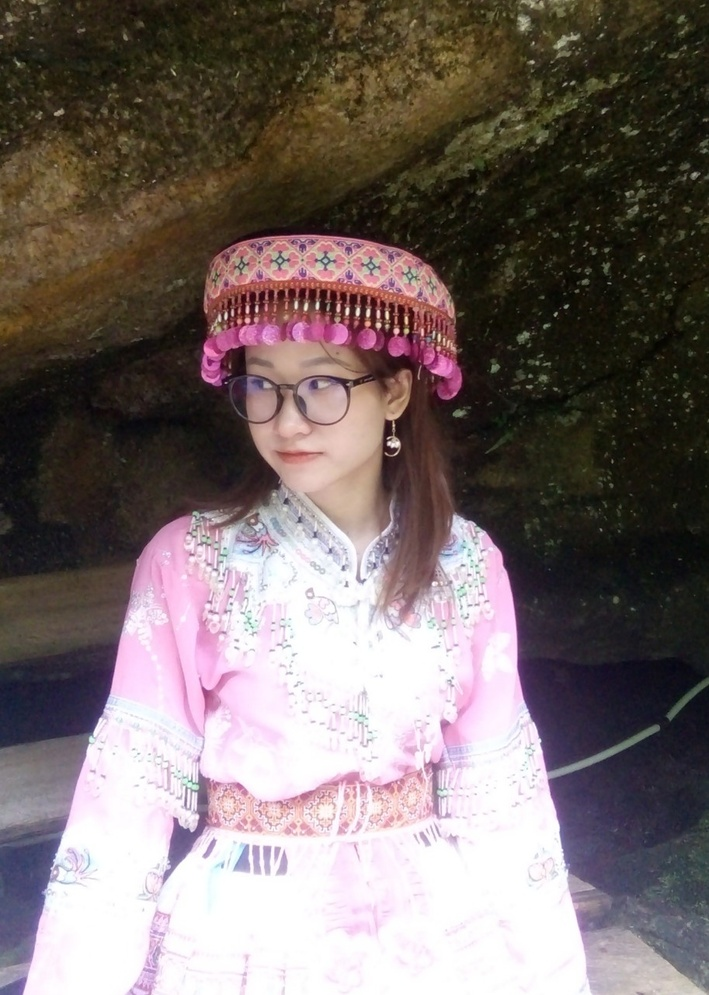
#> input picture Toan_tu_tren_diem_anh/anh1.jpg, 709 x 995 px, shrunk from 913 x 1280 before the run
$ python trichchonbit.py
#> lines starting #> are read from the running program, lines starting #| are printed output that depends on the picture; after the words box and inside, x2 and y2 are one past the last pixel; in counts of white or black regions, pixels touching at a corner belong together
import numpy as np
import cv2
import matplotlib.pyplot as plt

plt.rcParams['font.size'] = 10
img = cv2.imread('anh1.jpg',0)
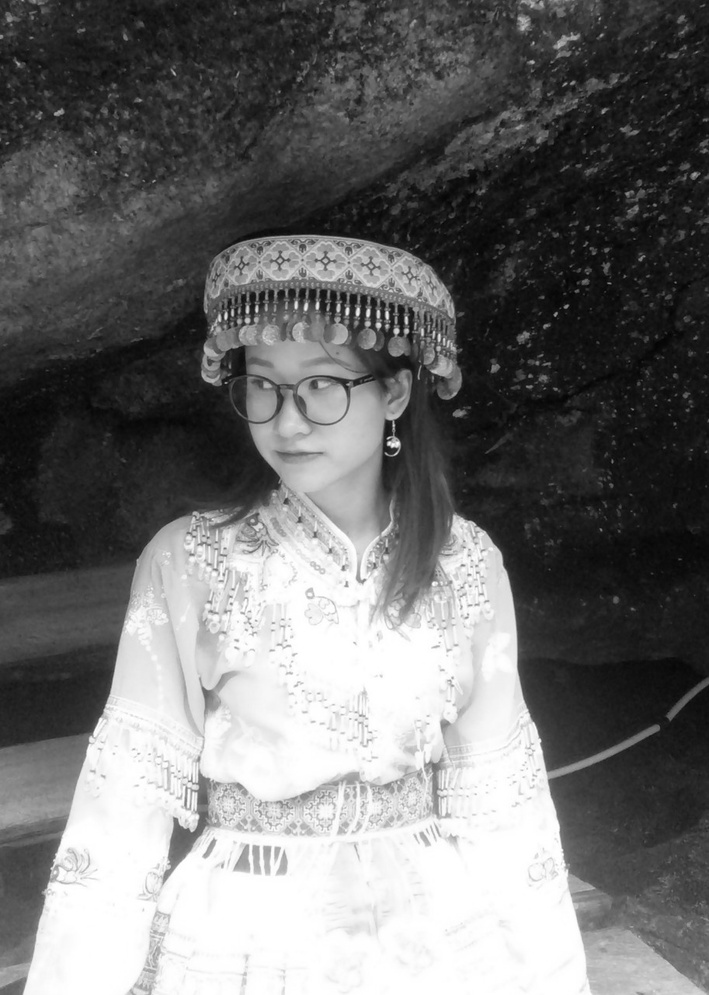
#> img: shape (995, 709); min 0, max 255, mean 111.1

#Khởi tạo danh sách
lst = []
for i in range(img.shape[0]):
    for j in range(img.shape[1]):
        lst.append(np.binary_repr(img[i][j],width=8)) # width số bit
#> after the loop, lst = 705455 items
# Đã có 1 danh sách chứa chuỗi các bit
# Để tạo ra các mặt phẳng bit chúng ta lặp qua các phần tử chuỗi các bit
# Rút trích nó là lưu vào từng danh sách (mỗi danh sách là mặt phẳng bit)

#Rút trích thành mặt phẳng bit thứ 8
#Khởi tạo danh sách mặt phẳng bit
mp_bit_8 =[]
for i in lst:
    mp_bit_8.append(int(i[0]))
#> this loop made 705455 passes
#> i on passes 1 to 3: '00100111', '00101100', '00101110'
#> after the loop, mp_bit_8 = 705455 items

#Rút trích thành mặt phẳng bit thứ 7
mp_bit_7 =[]
for i in lst:
    mp_bit_7.append(int(i[1]))
#> after the loop, mp_bit_7 = 705455 items

#Rút trích thành mặt phẳng bit thứ 6
mp_bit_6 =[]
for i in lst:
    mp_bit_6.append(int(i[2]))
#> after the loop, mp_bit_6 = 705455 items

#Rút trích thành mặt phẳng bit thứ 5
mp_bit_5 =[]
for i in lst:
    mp_bit_5.append(int(i[3]))
#> after the loop, mp_bit_5 = 705455 items

#Rút trích thành mặt phẳng bit thứ 4
mp_bit_4 =[]
for i in lst:
    mp_bit_4.append(int(i[4]))
#> after the loop, mp_bit_4 = 705455 items

#Rút trích thành mặt phẳng bit thứ 3
mp_bit_3 =[]
for i in lst:
    mp_bit_3.append(int(i[5]))
#> after the loop, mp_bit_3 = 705455 items

#Rút trích thành mặt phẳng bit thứ 2
mp_bit_2 =[]
for i in lst:
    mp_bit_2.append(int(i[6]))
#> after the loop, mp_bit_2 = 705455 items

#Rút trích thành mặt phẳng bit thứ 1
mp_bit_1 =[]
for i in lst:
    mp_bit_1.append(int(i[7]))
#> after the loop, mp_bit_1 = 705455 items

# Tái tạo ảnh
# Nhân từng phần tử với 2^(n-1) để có ảnh tái tạo tương ứng với mỗi mặt phẳng bit
# n là bit thứ n
image_bit_8 = (np.array(mp_bit_8,dtype='uint8')*128).reshape(img.shape[0],img.shape[1])
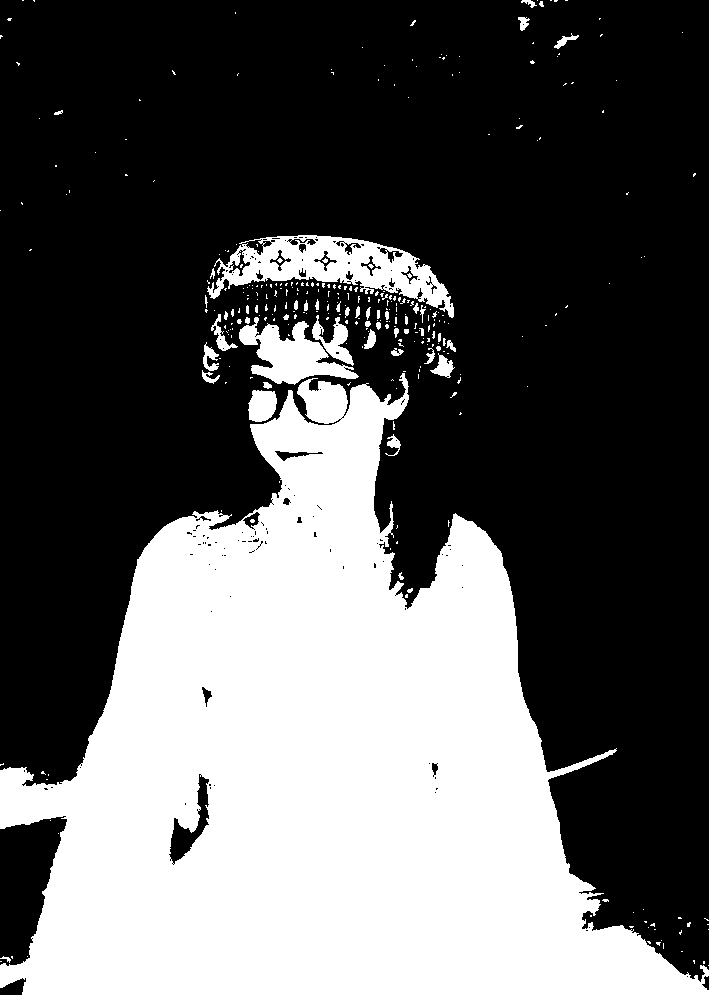
#> image_bit_8: shape (995, 709); values 0 (black) and 128 (white), 36% white; 326 white regions (277 under 20 px), largest, box (x1, y1, x2, y2) and area: (0, 373, 709, 995) 236995, (207, 235, 454, 318) 8086, (239, 317, 359, 385) 3707
image_bit_7 = (np.array(mp_bit_7,dtype='uint8')*64).reshape(img.shape[0],img.shape[1])
#> image_bit_7: shape (995, 709); values 0 (black) and 64 (white), 45.1% white; 1281 white regions (1092 under 20 px), largest, box (x1, y1, x2, y2) and area: (0, 418, 709, 995) 241049, (0, 128, 250, 337) 21791, (266, 0, 512, 165) 16396
image_bit_6 = (np.array(mp_bit_6,dtype='uint8')*32).reshape(img.shape[0],img.shape[1])
#> image_bit_6: shape (995, 709); values 0 (black) and 32 (white), 56% white; 2477 black regions (2171 under 20 px), largest, box (x1, y1, x2, y2) and area: (0, 1, 709, 769) 204865, (0, 128, 250, 337) 18244, (378, 452, 709, 925) 17058
image_bit_5 = (np.array(mp_bit_5,dtype='uint8')*16).reshape(img.shape[0],img.shape[1])
#> image_bit_5: shape (995, 709); values 0 (black) and 16 (white), 62.4% white; 4297 black regions (3806 under 20 px), largest, box (x1, y1, x2, y2) and area: (0, 0, 709, 759) 134905, (0, 560, 492, 895) 30938, (439, 578, 709, 975) 21726
image_bit_4 = (np.array(mp_bit_4,dtype='uint8')*8).reshape(img.shape[0],img.shape[1])
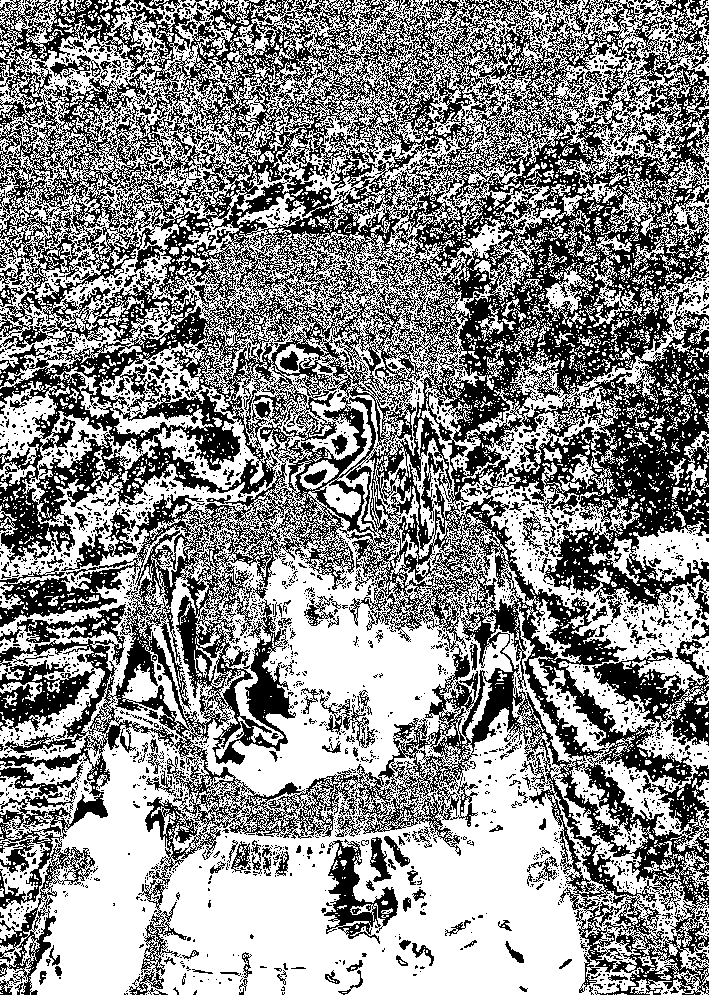
#> image_bit_4: shape (995, 709); values 0 (black) and 8 (white), 55.5% white; 3366 black regions (3135 under 20 px), largest, box (x1, y1, x2, y2) and area: (0, 0, 709, 995) 280131, (592, 640, 709, 746) 4679, (324, 839, 398, 944) 2739
image_bit_3 = (np.array(mp_bit_3,dtype='uint8')*4).reshape(img.shape[0],img.shape[1])
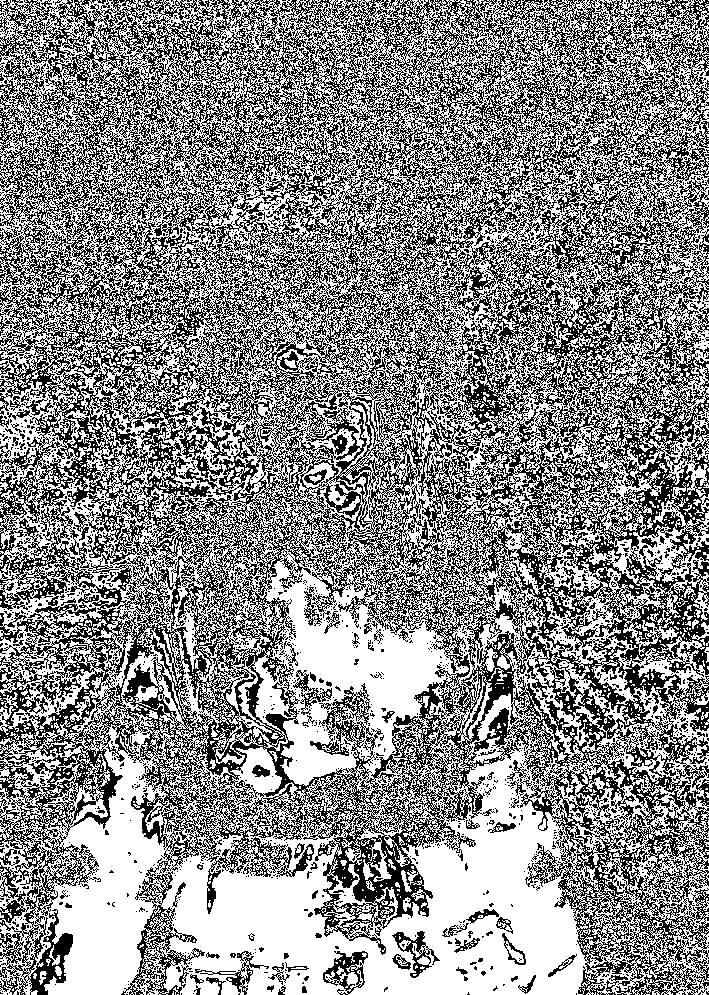
#> image_bit_3: shape (995, 709); values 0 (black) and 4 (white), 54.8% white; black in thin lines or dots
image_bit_2 = (np.array(mp_bit_2,dtype='uint8')*2).reshape(img.shape[0],img.shape[1])
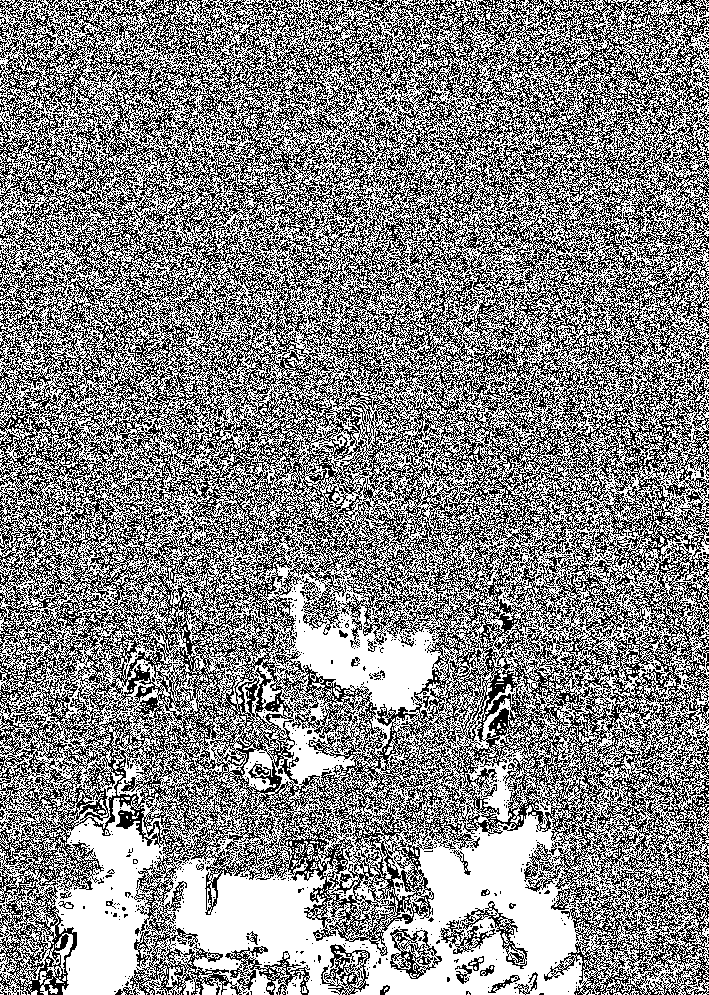
#> image_bit_2: shape (995, 709); values 0 (black) and 2 (white), 53.4% white; black in thin lines or dots
image_bit_1 = (np.array(mp_bit_1,dtype='uint8')*1).reshape(img.shape[0],img.shape[1])
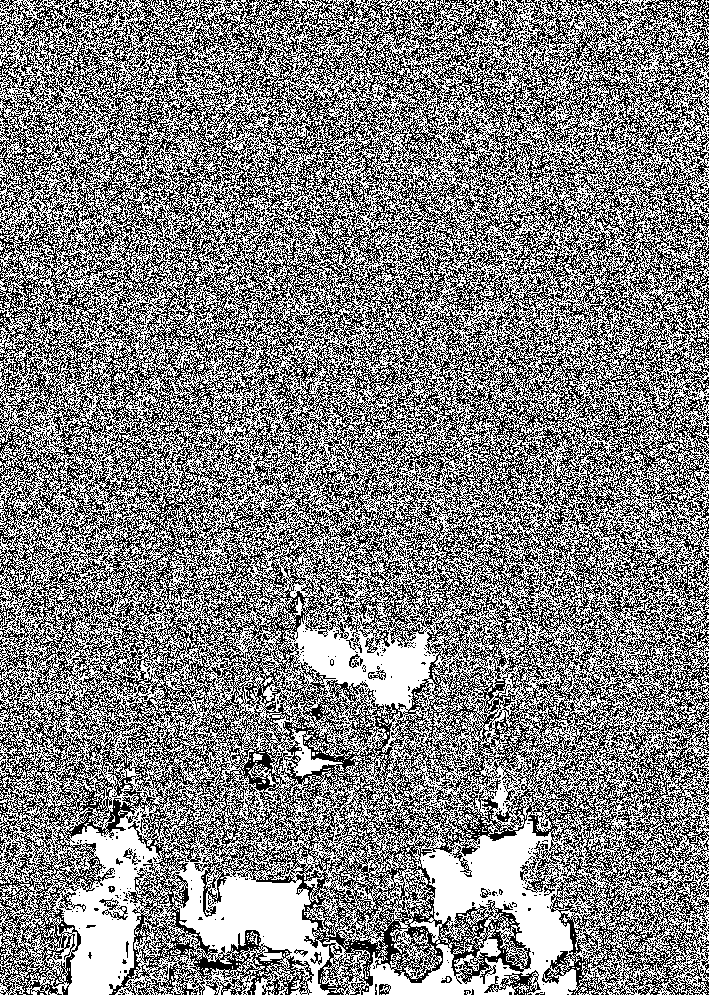
#> image_bit_1: shape (995, 709); values 0 (black) and 1 (white), 52% white; black in thin lines or dots

#Tạo vùng vẽ tỷ lệ 16:9
fig = plt.figure(figsize=(16, 9))
#Tạo 9 vùng vẽ con, phân bố 3 hàng 3 cột
(ax1, ax2, ax3), (ax4,ax5, ax6),(ax7, ax8, ax9) = fig.subplots(3, 3)

#Vẽ ảnh gốc
ax1.imshow(img, cmap='gray')
ax1.set_title("ảnh gốc")

#Vẽ ảnh bit thứ 8
ax2.imshow(image_bit_8, cmap='gray')
ax2.set_title("Mặt phẳng bit 8")

#Vẽ ảnh bit thứ 7
ax3.imshow(image_bit_7, cmap='gray')
ax3.set_title("Mặt phẳng bit 7")

#Vẽ ảnh bit thứ 6
ax4.imshow(image_bit_6, cmap='gray')
ax4.set_title("Mặt phẳng bit 6")

#Vẽ ảnh bit thứ 5
ax5.imshow(image_bit_5, cmap='gray')
ax5.set_title("Mặt phẳng bit 5")

#Vẽ ảnh bit thứ 4
ax6.imshow(image_bit_4, cmap='gray')
ax6.set_title("Mặt phẳng bit 4")

#Vẽ ảnh bit thứ 3
ax7.imshow(image_bit_3, cmap='gray')
ax7.set_title("Mặt phẳng bit 3")

#Vẽ ảnh bit thứ 2
ax8.imshow(image_bit_2, cmap='gray')
ax8.set_title("Mặt phẳng bit 2")

#Vẽ ảnh bit thứ 1
ax9.imshow(image_bit_1, cmap='gray')
ax9.set_title("Mặt phẳng bit 1")
plt.show() # Hiển thị vùng vẽ ảnh

# Tái tạo ảnh từ việc kết hợp nhiều mặt phẳng bit
#Tạo vùng vẽ tỷ lệ 16:9
fig1 = plt.figure(figsize=(16, 9))
#Tạo 4 vùng vẽ con, phân bố 2 hàng 2 cột
(bx1, bx2), (bx3, bx4) = fig1.subplots(2, 2)
#Vẽ ảnh gốc
bx1.imshow(img, cmap='gray')
bx1.set_title("ảnh gốc")

#Vẽ ảnh bit thứ 8 và bít thứ 7
bx2.imshow(image_bit_8 + image_bit_7, cmap='gray')
bx2.set_title("Mặt phẳng bit 8 và bit 7")

#Vẽ ảnh bit thứ 8, bít thứ 7 và bít thứ 6
bx3.imshow(image_bit_8 + image_bit_7+ image_bit_6, cmap='gray')
bx3.set_title("Mặt phẳng bit 8, bit 7 và bit 6")

#Vẽ ảnh bit thứ 7, bít thứ 6 và bít thứ 5
bx4.imshow(image_bit_7 + image_bit_6+ image_bit_5, cmap='gray')
bx4.set_title("Mặt phẳng bit 7, bit 6 và bit 5")

plt.show() # Hiển thị vùng vẽ ảnh
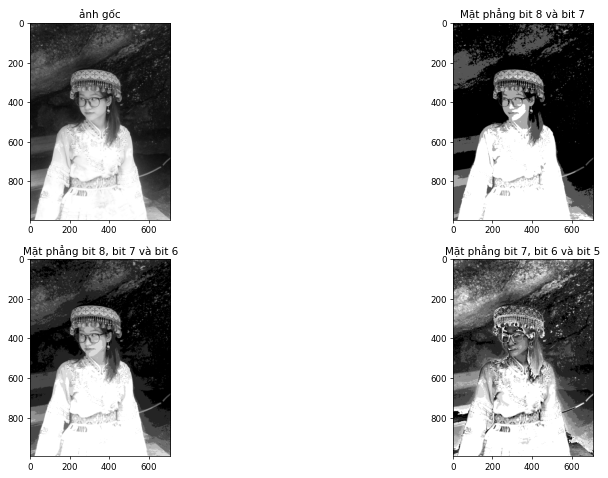
#> figure drawn by matplotlib, 4 panels
